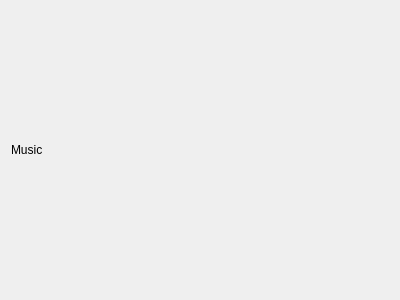
<?xml version="1.0" encoding="UTF-8"?>
<ui version="4.0">
 <class>MusicWidget</class>
 <widget class="QWidget" name="MusicWidget">
  <property name="geometry">
   <rect>
    <x>0</x>
    <y>0</y>
    <width>400</width>
    <height>300</height>
   </rect>
  </property>
  <property name="windowTitle">
   <string>Form</string>
  </property>
  <layout class="QHBoxLayout" name="horizontalLayout">
   <item>
    <widget class="QLabel" name="label">
     <property name="text">
      <string>Music</string>
     </property>
    </widget>
   </item>
  </layout>
 </widget>
 <resources/>
 <connections/>
</ui>
